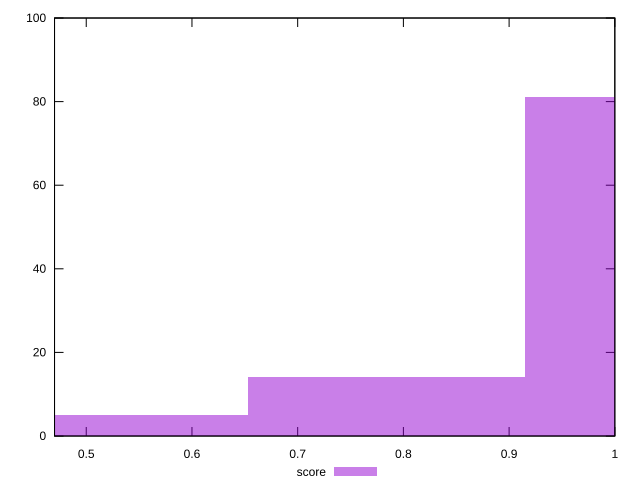

The gnuplot source for this figure:
reset

$score <<EOF
0.5226289635167132 5
0.7839434452750698 14
1.0452579270334263 81
EOF

set key outside below
set boxwidth 0.2613144817583566
set xrange [0.47:1]
set yrange [0:100]
set trange [0:100]
set style fill transparent solid 0.5 noborder
set terminal svg size 640, 490 enhanced background rgb 'white'
set output "report/report_00029_2021-02-24T13-36-40.390Z/uses-http2/samples/astro/score/histogram.svg"

plot $score title "score" with boxes

reset
